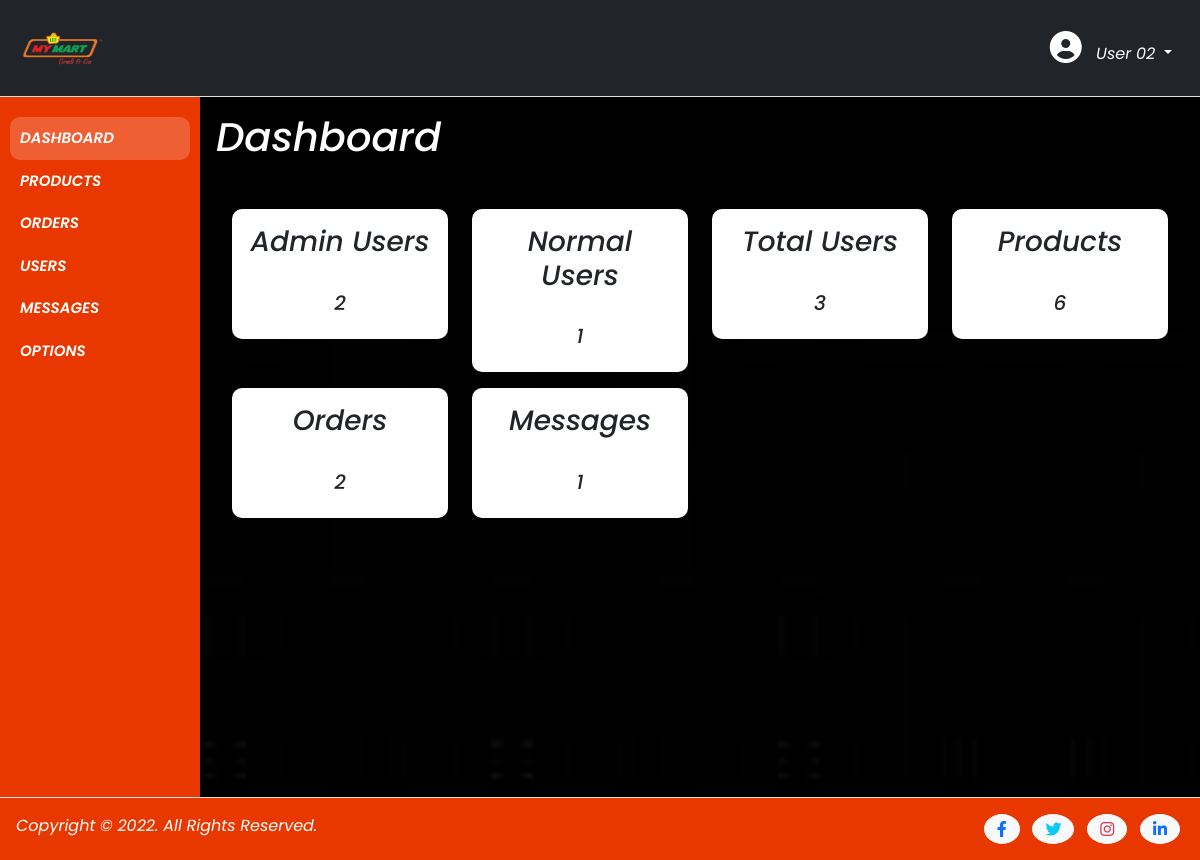
Screenshot of /admin/dashboard.php (signed in) with the database file from the repository.
### tables this page shows
CREATE TABLE `options` (
  `id` int(11) NOT NULL,
  `site_title` varchar(255) NOT NULL,
  `site_favicon` varchar(255) NOT NULL,
  `site_logo` varchar(255) NOT NULL,
  `site_description` text NOT NULL,
  `footer_text` text NOT NULL,
  `currency_format` varchar(255) NOT NULL
);

### admin/admin_links.php (the view, shortened to what this page needs)
<link rel="stylesheet" href="../css/style.css">
<link href="https://cdn.jsdelivr.net/npm/bootstrap@5.0.2/dist/css/bootstrap.min.css" rel="stylesheet">
<link rel="stylesheet" href="https://cdnjs.cloudflare.com/ajax/libs/font-awesome/6.2.0/css/all.min.css">

### admin/header.php (shortened to what this page needs)
<nav class="navbar navbar-expand-lg navbar-light bg-dark border-bottom">
    <div class="container-fluid">
        <a class="navbar-brand" href="dashboard.php">
            <?php
                require_once '../config.php';
                $fetch_options = "SELECT * FROM `options`";
                $fetch_options_query = mysqli_query($conn, $fetch_options) or die('Query Failed');
                if(mysqli_num_rows($fetch_options_query) > 0) {
                    while($row = mysqli_fetch_assoc($fetch_options_query)) {
            ?>
            <img src="../upload-images/<?php echo $row['site_logo']; ?>">
            <?php
                    }
                }
            ?>
        </a>
        <div class="profile dropdown">
            <span class="nav-link dropdown-toggle text-white" id="navbarDropdown" role="button" data-bs-toggle="dropdown" aria-expanded="false">
                <i class="fa-solid fa-2x fa-circle-user"></i>&nbsp;&nbsp; <?php echo $_SESSION['fname'] . ' ' . $_SESSION['lname']; ?>
            </span>
        </div>
    </div>
</nav>

### admin/footer.php
<footer class="border-top">
    <div class="container-fluid d-flex justify-content-between p-3">
        <div class="copyright">
            <?php
                require_once '../config.php';
                $fetch_options = "SELECT * FROM `options`";
                $fetch_options_query = mysqli_query($conn, $fetch_options) or die('Query Failed');
                if(mysqli_num_rows($fetch_options_query) > 0) {
                    while($row = mysqli_fetch_assoc($fetch_options_query)) {
            ?>
            <p class="text-white mb-0"><?php echo $row['footer_text']; ?></p>
            <?php
                    }
                }
            ?>
        </div>
        <div class="date_time">
            <a href="#" class="mx-1"><i class="fa-brands fa-facebook-f btn btn-light text-primary rounded-circle"></i></a>
            <a href="#" class="mx-1"><i class="fa-brands fa-twitter btn btn-light text-info rounded-circle"></i></a>
            <a href="#" class="mx-1"><i class="fa-brands fa-instagram btn btn-light text-danger rounded-circle"></i></a>
            <a href="#" class="mx-1"><i class="fa-brands fa-linkedin-in btn btn-light text-primary rounded-circle"></i></a>
        </div>
    </div>
</footer>

### css/style.css (style rules this page uses)
:root { --white: #fff; --black: #000; --blue: #0dcaf0; --gray: #ccc; --red: #dc3545; --orange: #e93700; }
* { font-family: 'Poppins', sans-serif; font-style: italic; margin: 0; padding: 0; box-sizing: border-box; }
body { background-image: url(../images/bg.jpg); background-size: cover; overflow-x: hidden; }
a { text-decoration: none; }
.navbar-brand img { width: 100px; height: 70px; }
.nav-link { color: var(--white) !important; }
footer { background-color: var(--orange); }
a, a:hover, a:focus { text-decoration: none; outline: none; }

### rows the page displays
options: site_logo (picture), footer_text "Copyright © 2022. All Rights Reserved."

### other values shown
$_SESSION['fname'] "User"
$_SESSION['lname'] "02"
$number_of_admin_users "2"
$number_of_normal_users "1"
$number_of_users "3"
$number_of_products "6"
$number_of_orders "2"
$number_of_messages "1"
